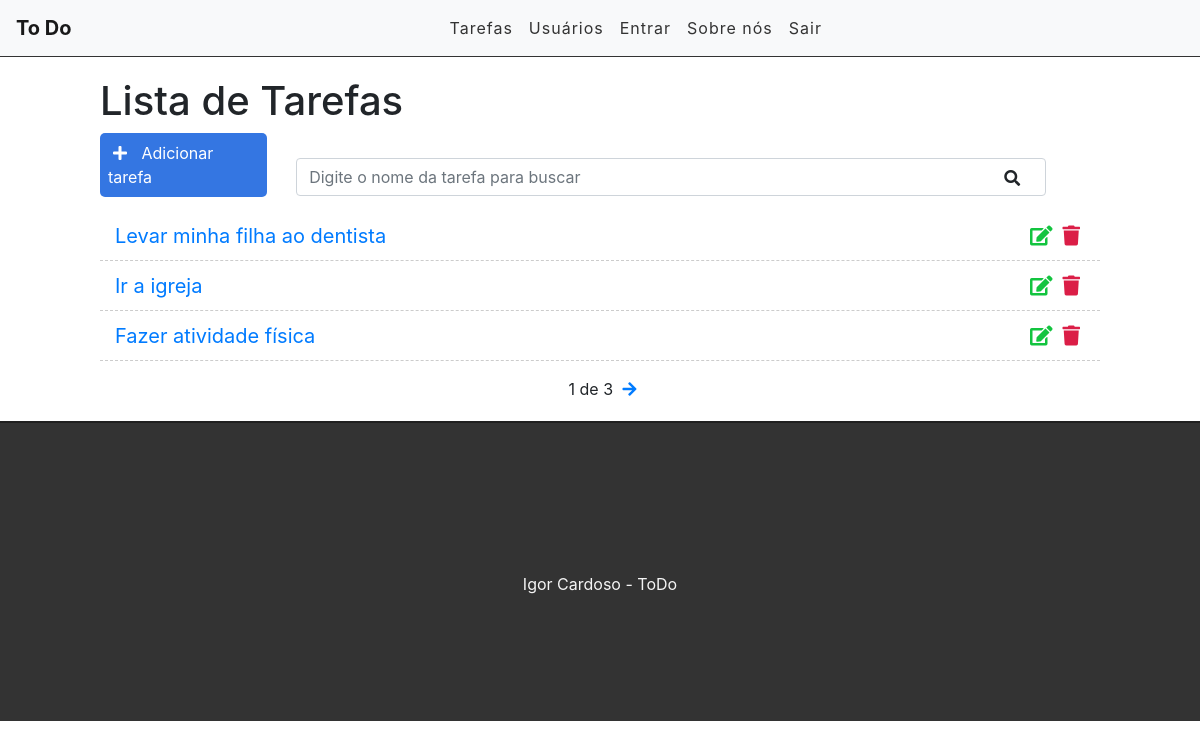
Before: / with the older database file.
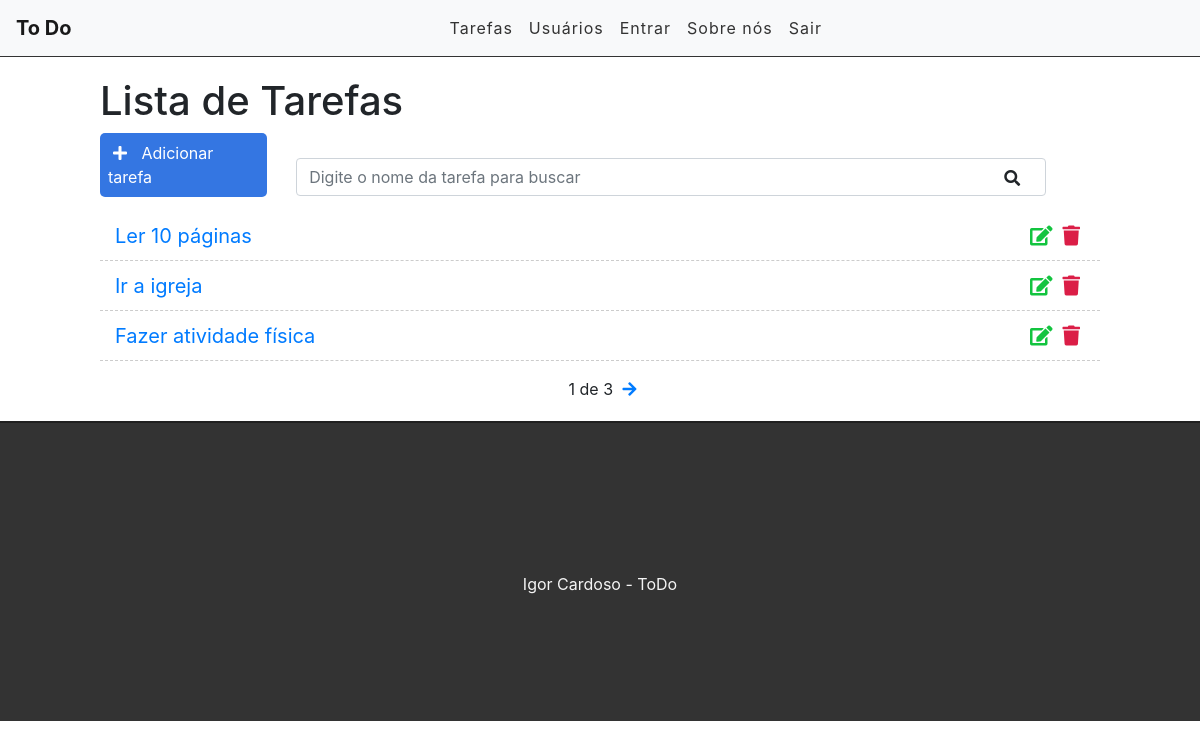
After: the same page with the newer database file.
### tasks/models.py (models this page shows, shortened)
class Task(models.Model):
	STATUS = (
		('fazendo', 'Fazendo'),
		('feiro', 'Feito')
	)
	title = models.CharField(max_length=255)
	description = models.TextField()
	done = models.CharField(
		max_length=7, # Tamanho da entrada
		choices=STATUS,
	)
	completion_date = models.DateField(auto_now_add=False)	# Eu criei
	created_at = models.DateTimeField(auto_now_add=True)
	update_at = models.DateTimeField(auto_now=True)

### tasks/views.py (the view)
# urls.py: path('', views.taskList, name='task-list'),
def taskList(request):		#   order_by: ordena por data de criação do mais novo para mais antigo
	tasks_list = Task.objects.all().order_by('-created_at') # Vou pegar todos os objetos de task do banco de dados
	paginacao = Paginator(tasks_list, 3) # (lista, num de páginas)
	page = request.GET.get('page')
	tasks = paginacao.get_page(page) # Vai exibir o numero correto na página que está
	return render(request, 'tasks/list.html', {'tasks':tasks})	# render: "renderiza"  a página

### tasks/templates/tasks/list.html (shortened to what this page needs)
{% extends 'base.html' %}
{% block content %}
<div class="offset-1 col-10 list-div">
	<h1>Lista de Tarefas</h1>
	<a id="add-link" href="newtask/">
		<div class="col-2 add-div">
			<i class="fas fa-plus"></i> Adicionar tarefa
		</div>
	</a>
	<div class="col-9 search-div">
		<input class="form-control" type="text" id="search" name="search" placeholder="Digite o nome da tarefa para buscar">
		<i class="fas fa-search"></i>
	</div>
	<ul class="task-list">
		{% for task in tasks %}
		<li class="task-item">
			<span><a href="/task/{{task.id}}">{{task.title}}</a></span>
			<a href="/delete/{{task.id}}">
				<span><i class="fas fa-trash"></i></span>
			</a>
			<a href="/edit/{{task.id}}">
				<span><i class="fas fa-edit"></i></span>
			</a>
		</li>
		{% endfor %}
	</ul>
	<div class="pagination">
		<span class="step-links">
			<span class="current">
				{{ tasks.number }} de {{ tasks.paginator.num_pages }}
			</span>
			{% if tasks.has_next %}
				<a href="?page={{ tasks.next_page_number }}">
					<i class="fas fa-arrow-right"></i>
				</a>
			{% endif %}
		</span>
	</div>
</div>
{% endblock %}

### tasks/templates/base.html (shortened to what this page needs)
{% load static %}
<!DOCTYPE html>
<html lang="en">
<head>
	<link href="https://stackpath.bootstrapcdn.com/bootstrap/4.3.1/css/bootstrap.min.css" rel="stylesheet">
    <link rel="stylesheet" href="https://use.fontawesome.com/releases/v5.7.2/css/all.css">
	<link rel="stylesheet" href="{% static 'css/styles.css' %}">
</head>
<body>
	<div class="container-fluid">
		<nav class="navbar navbar-expand-lg navbar-light bg-light">
            <a class="navbar-brand" href="/">To Do</a>
            <div class="collapse navbar-collapse" id="navbarSupportedContent">
                <ul class="navbar-nav">
                    <li class="nav-item">
                        <a class="nav-link" href="/">Tarefas</a>
                    </li>
                    <li class="nav-item">
                            <a class="nav-link" href="#">Usuários</a>
                        </li>
                    <li class="nav-item">
                        <a class="nav-link" href="/accounts/login">Entrar</a>
                    </li>
                    <li class="nav-item">
                        <a class="nav-link" href="#">Sobre nós</a>
                    </li>
                    <li class="nav-item">
                            <a class="nav-link" href="/accounts/logout">Sair</a>
                     </li>
                </ul>
            </div>
        </nav>
		{% block content %}{% endblock %}
		<footer>
			<p>Igor Cardoso - ToDo</p>
		</footer>
	</div>
</body>
</html>

### tasks/static/css/styles.css (style rules this page uses)
.container-fluid { padding: 0; }
.navbar { border-bottom: 1px solid #333; margin-bottom: 20px; }
.navbar-nav { margin: auto; }
.navbar-brand { font-weight: bold; }
.navbar-light .navbar-nav a.nav-link { color: #333; letter-spacing: 1px; }
#add-link { text-decoration: none; }
.add-div { background-color: #3476e2; cursor: pointer; display: inline-block; color: #FFF; padding: 8px; border-radius: 5px; margin-right: 25px; }
.fas.fa-plus { color: #FFF; margin-right: 10px; margin-left: 5px; }
.fas.fa-search { position: absolute; top: 12px; right: 26px; cursor: pointer; }
.search-div { padding: 0; margin-top: 15px; margin-bottom: 15px; display: inline-block; }
.list-div { padding: 0; }
.task-list { padding-left: 0; }
.task-item { list-style: none; font-size: 20px; height: 50px; padding: 0 15px; padding-top: 10px; border-bottom: 1px dashed #CCC; }
.fas.fa-trash { color: #db1e47; cursor: pointer; margin: 5px; font-size: 20px; float: right; }
.fas.fa-edit { color: #13c43f; cursor: pointer; margin: 5px; font-size: 20px; float: right; }
footer { background-color: #333; height: 300px; border-top: 2px solid #202020; }
footer p { color: #f5f5f5; text-align: center; top: 50%; position: relative; }
.pagination { margin-bottom: 20px; }
.step-links { position: relative; margin-left: auto; margin-right: auto; }
.step-links .current { margin-left: 5px; margin-right: 5px; }

Changed rows visible on the page:
removed Task: title "Levar minha filha ao dentista"
added Task: title "Ler 10 páginas"
